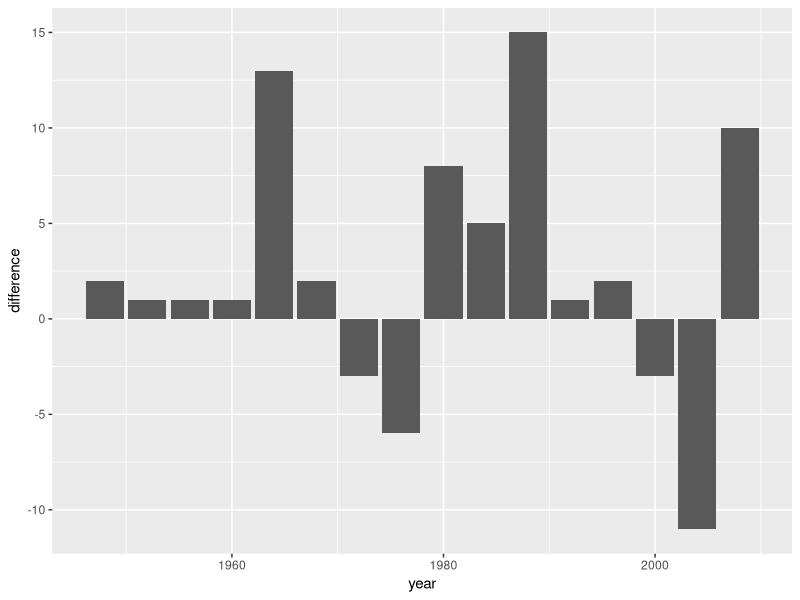
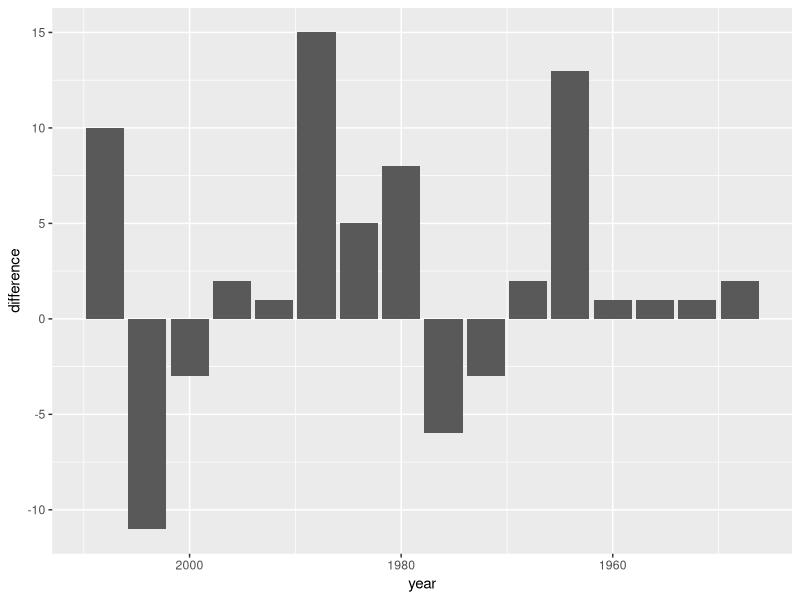

Reproduce these figures in R, in order.
## ---- chunk 1
years <- seq(from = 1948, to = 2008, by = 4)
winnerHeights <- c(175, 179, 179, 183, 193, 182, 182, 177, 185, 185, 188, 189, 189, 182, 182, 185)
opponentHeights <- c(173, 178, 178, 182, 180, 180, 185, 183, 177, 180, 173, 188, 187, 185, 193, 175)
heightDf <- data.frame("year" = years, "winner" = winnerHeights, "opponent" = opponentHeights)
## ---- chunk 2
require(dplyr)
heightDfDiff <- heightDf |> 
  mutate("difference" = winner - opponent)
## ---- chunk 3
heightDfDiff <- heightDfDiff |> 
  mutate("taller.won" = winner > opponent)
## ---- chunk 4
prop.table(table(heightDfDiff$taller.won))
## ---- chunk 5
require(ggplot2)
p1<-ggplot(data=heightDfDiff, aes(x=year, y=difference)) +
  geom_bar(stat="identity")
p1

p2<-ggplot(data=heightDfDiff, aes(x=year, y=difference)) +
  geom_bar(stat="identity") + 
  scale_x_reverse()
p2
## ---- chunk 6
names(heightDfDiff)[5] <- "tallerwon"
write.table(heightDfDiff, file = "heights.csv", row.names = FALSE, col.names = TRUE, sep = ",")
